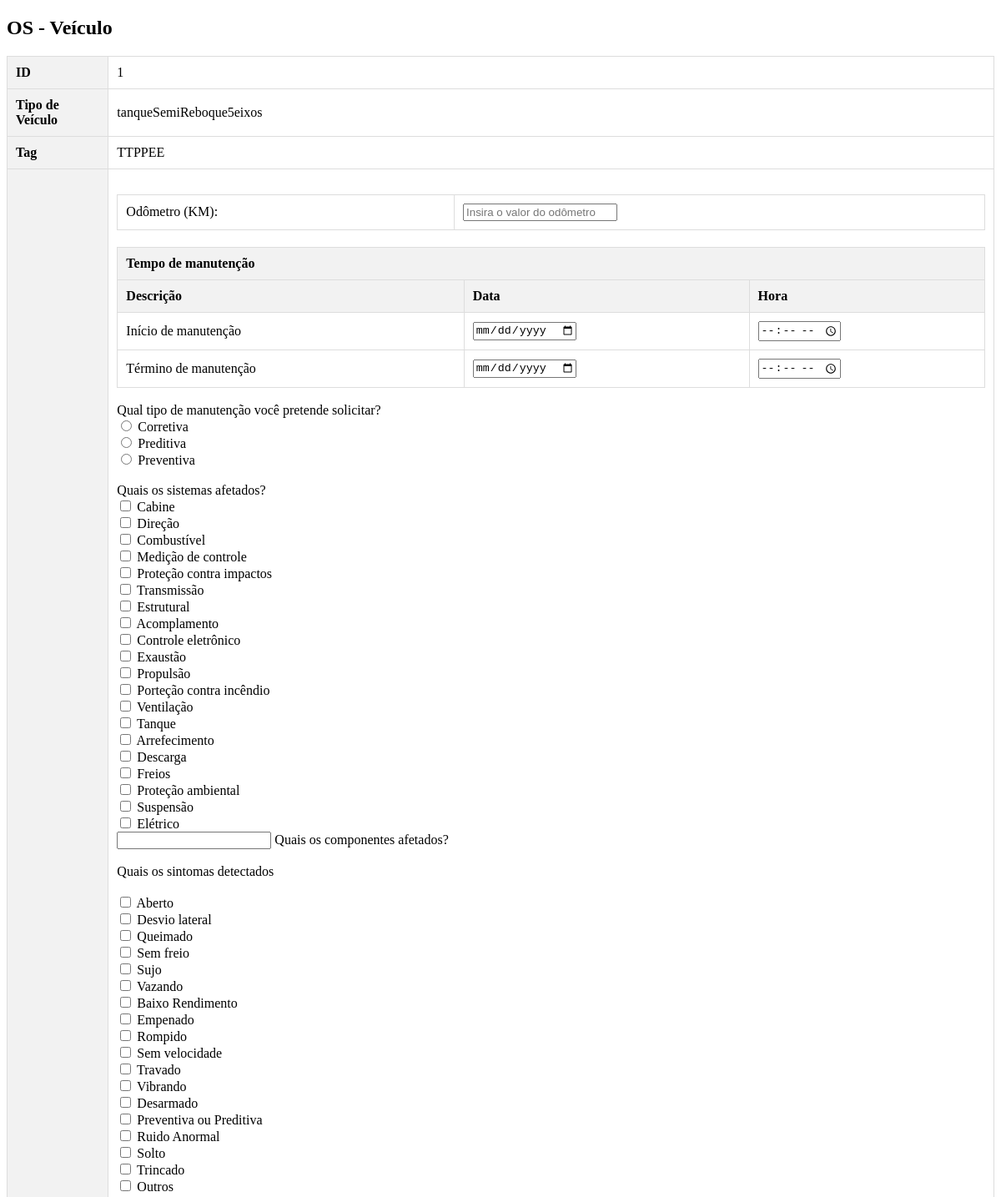
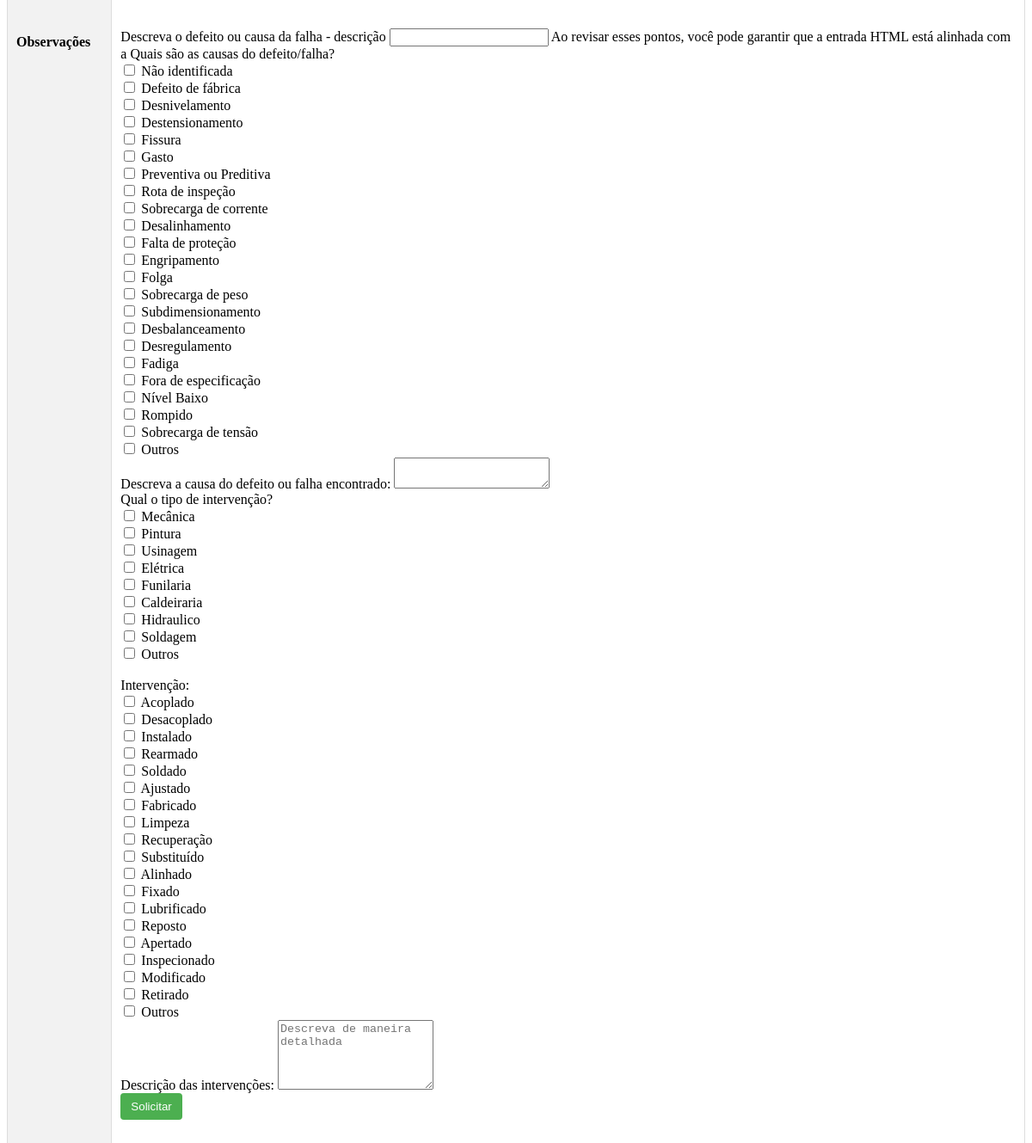
The page /php/os_implemento.php?id=1 on the database its author committed (2 pictures, top to bottom).
### tables this page shows
CREATE TABLE `ativo_implemento` (
  `id` int(11) NOT NULL,
  `tipo_implemento` varchar(255) DEFAULT NULL,
  `vincular` varchar(250) DEFAULT NULL,
  `tag` varchar(255) DEFAULT NULL,
  `placa` varchar(15) DEFAULT NULL,
  `fabricante` varchar(255) DEFAULT NULL,
  `modelo` varchar(255) DEFAULT NULL,
  `ano_fabricao` varchar(150) DEFAULT NULL,
  `chassis` varchar(255) DEFAULT NULL,
  `renavam` varchar(20) DEFAULT NULL,
  `proprietario` varchar(255) DEFAULT NULL,
  `tara` int(11) DEFAULT NULL,
  `lotacao` int(11) DEFAULT NULL,
  `PTB` int(11) DEFAULT NULL,
  `capacidadeMaxTracao` int(11) DEFAULT NULL,
  `capacidadeVolumetrica` int(11) DEFAULT NULL,
  `cor` varchar(50) DEFAULT NULL,
  `foto` varchar(255) DEFAULT NULL
);

### php/os_implemento.php (the view, shortened to what the rows shown need)
<?php
include "conexao_bd.php";
if (isset($_GET['id']) && is_numeric($_GET['id'])) {
    $id = $_GET['id'];
    $sql = "SELECT * FROM ativo_implemento WHERE id = $id";
    $resultado = $conn->query($sql);
    if ($resultado->num_rows > 0) {
        $row = $resultado->fetch_assoc();
    } else {
        die("Registro não encontrado.");
    }
} else {
    die("ID inválido.");
}
?>
<!DOCTYPE html>
<html lang="pt-br">
<head>
</head>
<body>
<h2>OS - Veículo</h2>
<table>
    <tr>
        <th>ID</th>
        <td><?php echo $row["id"]; ?></td>
    </tr>
    <tr>
        <th>Tipo de Veículo</th>
        <td><?php echo $row["tipo_implemento"]; ?></td>
    </tr>
    <tr>
        <th>Tag</th>
        <td><?php echo $row["tag"]; ?></td>
    </tr>
    <tr>
        <th>Observações</th>
        <td>
            <form action="processa_formulario_implemento.php" method="post">
<div class="input-group mb-3"><div class="input-group-prepend">
<table class="table table-hover my-4">
    <thead>
        <tr>
            <th colspan="3" class="text-center fs-5">Tempo de manutenção</th>
        </tr>
        <tr>
            <th class="text-center col-sm-6">Descrição</th>
            <th class="text-center col-sm-3">Data</th>
            <th class="text-center col-sm-3">Hora</th>
        </tr>
    </thead>
</table>
<br>
				<br>
                             <br>Quais os sintomas detectados<br>
                             <br>
       <br>
			<br>
                                <br>
<br>
                            </form>
                        </div><br>
        </td>
    </tr>
</table>
</body>
</html>

### rows shown on the page
ativo_implemento: id "1", tipo_implemento "tanqueSemiReboque5eixos", tag "TTPPEE"
